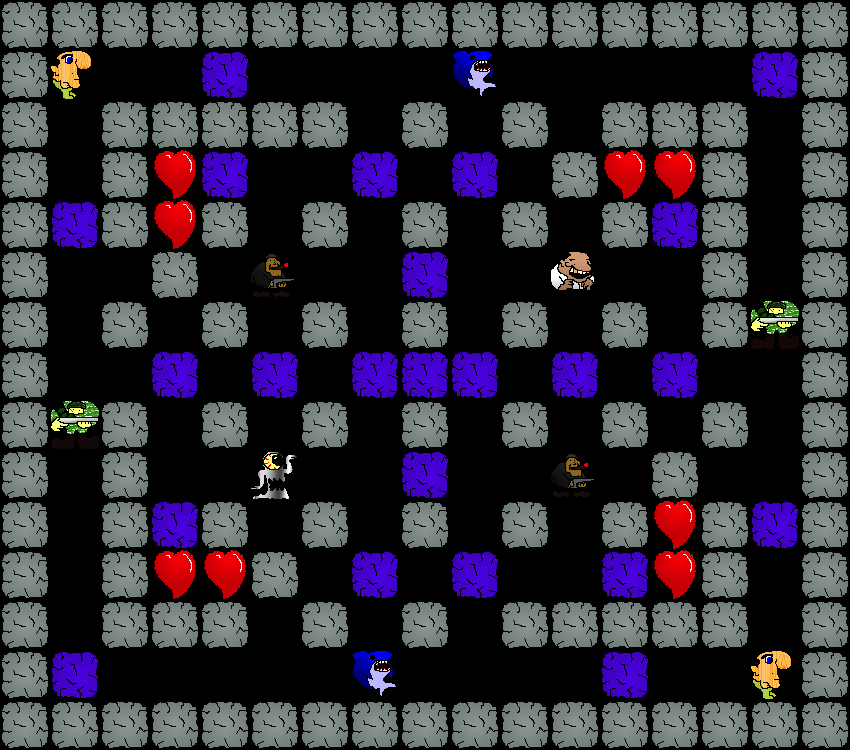

Below is a game level as drawn by its tile map, then a one-line description and the .tmx that defines it (tile-layer data replaced by summaries):
An orthogonal 17x15 tile map with 50x50 px tiles, 1 tile layer (Action).

<map version="1.0" orientation="orthogonal" width="17" height="15" tilewidth="50" tileheight="50">
 <tileset firstgid="1" name="Tileset" tilewidth="50" tileheight="50">
  <image source="Tileset.png" width="150" height="200" />
  <tile id="0">
   <properties>
    <property name="Type" value="Soldier" />
   </properties>
  </tile>
  <tile id="1">
   <properties>
    <property name="Type" value="FireLizard" />
   </properties>
  </tile>
  <tile id="2">
   <properties>
    <property name="Type" value="Heart" />
   </properties>
  </tile>
  <tile id="3">
   <properties>
    <property name="Type" value="Sentry" />
   </properties>
  </tile>
  <tile id="4">
   <properties>
    <property name="Type" value="Turret" />
   </properties>
  </tile>
  <tile id="5">
   <properties>
    <property name="Type" value="Shark" />
   </properties>
  </tile>
  <tile id="6">
   <properties>
    <property name="Type" value="BreakableBlock" />
   </properties>
  </tile>
  <tile id="7">
   <properties>
    <property name="Type" value="Block" />
   </properties>
  </tile>
  <tile id="8">
   <properties>
    <property name="Type" value="Gangster" />
   </properties>
  </tile>
  <tile id="9">
   <properties>
    <property name="Type" value="Player" />
   </properties>
  </tile>
  <tile id="11">
   <properties>
    <property name="Type" value="StorBot" />
   </properties>
  </tile>
 </tileset>
 <layer name="Action" width="17" height="15">
  <properties>
   <property name="ColorValue0" value="180" />
   <property name="ColorValue1" value="0" />
   <property name="ColorValue2" value="225" />
   <property name="ColorValue3" value="100" />
  </properties>
  <data>[255 cells, 159 non-empty, 9 distinct tile ids]</data>
 </layer>
</map>
